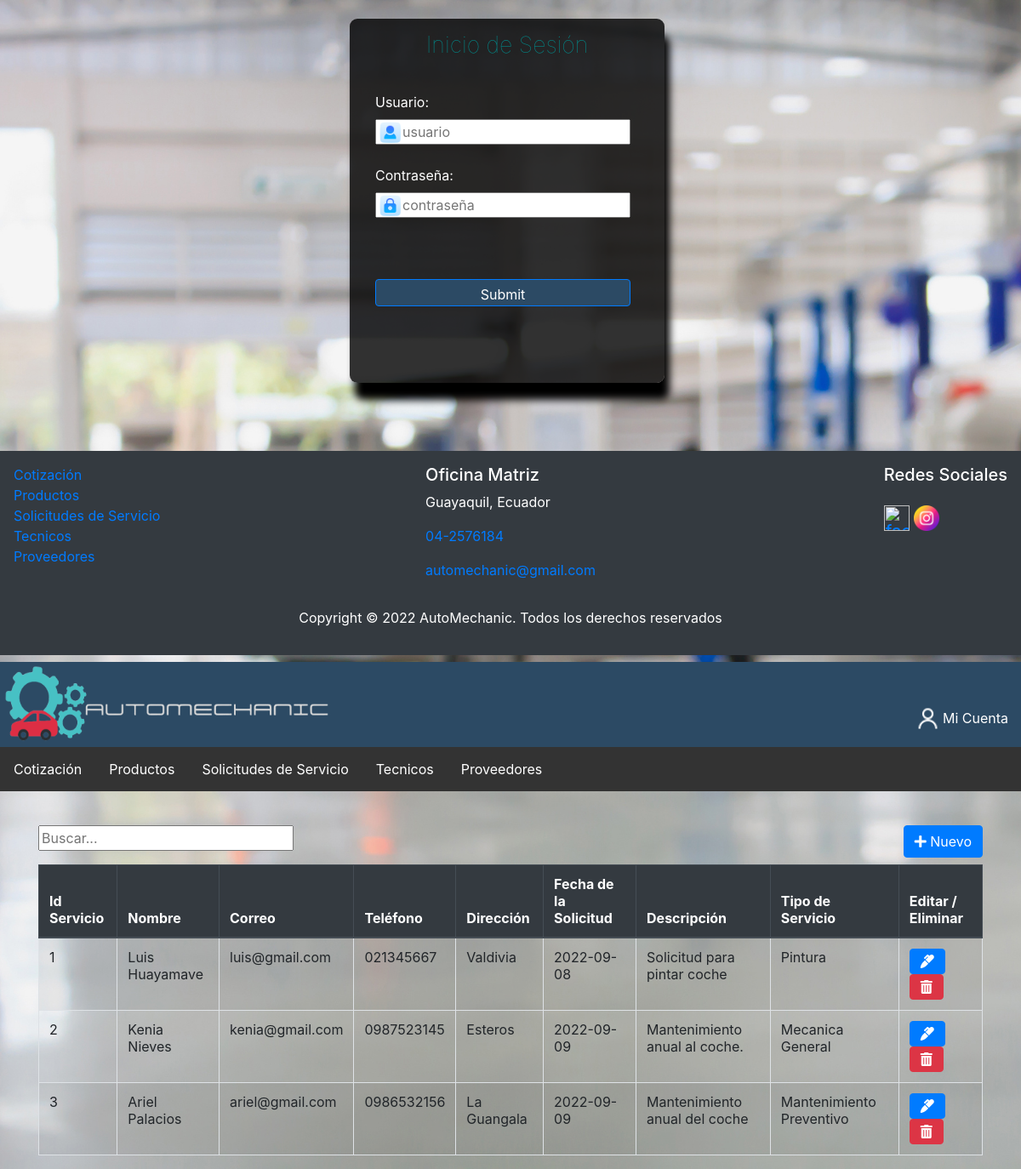
The page /index.php?c=SolicitudServicio&f=index on the database its author committed.
### tables this page shows
CREATE TABLE `solicitud_servicio` (
  `id_solicitud` int(11) NOT NULL,
  `nombre` varchar(20) NOT NULL,
  `correo` varchar(20) NOT NULL,
  `telefono` varchar(10) NOT NULL,
  `direccion` varchar(100) NOT NULL,
  `descripcion` varchar(100) NOT NULL,
  `fecha_solicitud` date NOT NULL,
  `id_tipo` int(11) NOT NULL
);

CREATE TABLE `tipo_servicio` (
  `id_tipo` int(11) NOT NULL,
  `tipo_servicio` varchar(30) NOT NULL
);

### controller/FrontController.php (called while the page is built, shortened)
<?php
class FrontController
{
    public function ruteo()
    {
        $funcion = (!empty($_REQUEST['f'])) ? htmlentities($_REQUEST['f']) : FUNCION_PRINCIPAL;
        $cont = new  $controlador();
        $cont->$funcion();
    }
}

### index.php (called while the page is built)
<?php
    require_once 'controller/FrontController.php';
    $front = new FrontController();
    $front->ruteo();

### config/conexion.php (called while the page is built)
<?php
class Conexion
{
    public static function getConexion()
    {
        $dsn = 'mysql:host=localhost;port=3306;dbname=' . DBNAME;
        $conexion = null;
        try {
            $conexion = new PDO($dsn, DBUSER, DBPASSWORD);
            $conexion->setAttribute(PDO::ATTR_ERRMODE, PDO::ERRMODE_EXCEPTION);
        } catch (Exception $e) {
            echo $e;
            die("error " . $e->getMessage());
        }
        return $conexion;
    }
}

### model/dao/SolicitudServicioDAO.php (called while the page is built, shortened)
<?php
require_once 'config/conexion.php';
class SolicitudServicioDAO
{
    private $con;
    public function __construct()
    {
        $this->con = Conexion::getConexion();
    }
    public function selectAllFiltro($parametro)
    {
        $sql = "SELECT * FROM solicitud_servicio s, tipo_servicio t WHERE s.id_tipo = t.id_tipo and
        (s.nombre like :b1 or t.tipo_servicio like :b2)
        ORDER BY s.id_solicitud";
        $stmt = $this->con->prepare($sql);
        $conlike = '%' . $parametro . '%';
        $data = array('b1' => $conlike, 'b2' => $conlike);
        $stmt->execute($data);
        $resultados = $stmt->fetchAll(PDO::FETCH_ASSOC);
        return $resultados;
    }
}

### view/solicitud_servicio/solicitud_servicio.list.php (the view, shortened to what this page needs)
<?php require_once HEADER; ?>
<div class="container">
    <div class="row">
        <div class="col-sm-6">
            <input type="text" name="busquedaAjax" id="busquedaAjax" placeholder="Buscar...">
        </div>
        <div class="col-sm-6 d-flex flex-column align-items-end">
            <a href="index.php?c=SolicitudServicio&f=view_new">
                <button type="button" class="btn btn-primary">
                    <i class="fas fa-plus"></i>
                    Nuevo</button>
            </a>
        </div>
    </div>
    <div class="table-responsive mt-2">
        <table class="table table-striped table-bordered">
            <thead class="thead-dark">
                <th>Id Servicio</th>
                <th>Nombre </th>
                <th>Correo </th>
                <th>Tel&eacute;fono </th>
                <th>Direcci&oacute;n </th>
                <th>Fecha de la Solicitud</th>
                <th>Descripci&oacute;n</th>
                <th>Tipo de Servicio</th>
                <th>Editar / Eliminar</th>
            </thead>
            <tbody class="tabladatos">
                <?php
                foreach ($resultados as $fila) {
                ?>
                    <tr>
                        <td><?php echo $fila['id_solicitud']; ?></td>
                        <td><?php echo $fila['nombre']; ?></td>
                        <td><?php echo $fila['correo']; ?></td>
                        <td><?php echo $fila['telefono']; ?></td>
                        <td><?php echo $fila['direccion']; ?></td>
                        <td><?php echo $fila['fecha_solicitud']; ?></td>
                        <td><?php echo $fila['descripcion']; ?></td>
                        <td><?php echo $fila['tipo_servicio']; ?></td>
                        <td>
                            <a class="btn btn-primary" href="index.php?c=SolicitudServicio&f=view_edit&id=<?php echo  $fila['id_solicitud']; ?>">
                                <i class="fas fa-marker"></i></a>
                            <a class="btn btn-danger" onclick="if(!confirm('¿Esta seguro de que desea eliminar esta solicitud?'))return false;" href="index.php?c=SolicitudServicio&f=delete&id=<?php echo  $fila['id_solicitud']; ?>">
                                <i class="fas fa-trash-alt"></i></a>
                        </td>
                    </tr>
                <?php  } ?>
            </tbody>
        </table>
    </div>
</div>

### controller/SolicitudServicioController.php (shortened to what this page needs)
<?php
require_once 'model/dao/SolicitudServicioDAO.php';
class SolicitudServicioController
{
    private $model;
    public function __construct()
    {
        $this->model = new SolicitudServicioDAO();
    }
    public function index()
    {
        if ($_SESSION['usuario']  == null || $_SESSION['usuario'] == '' && $_SESSION['contra'] == null || $_SESSION['contra'] == '') {
            require_once VLOGIN . 'ingresar.php';
        }
        $resultados = $this->model->selectAllFiltro("");
        require_once VSOLICITUDSERVICIO . 'list.php';
    }
}

### view/login/login.ingresar.php (shortened to what this page needs)
<?php $fondo = "assets/imagenes/automotriz3.jpeg";
$link ="index.php?c=Login&f=index";
$imagen = "assets/imagenes/usuarioInicio.png";
$opcion ="Mi Cuenta";
 ?>
<head>
</head>
<body style="background:url(<?php echo isset($fondo) ? $fondo : "";?>); background-size: cover;">
<div id="contenedorPrincipal">
        <div id="galeria">
            <div class="elemento">
				<div class="elemento2">
					<p class="texto">Inicio de Sesión</p>
				</div>
                <form action="index.php?c=login&f=validar" id="form" method="POST">
                    <div class="componente">
                        <label>Usuario:</label><br/>
						<img src="assets/imagenes/usuario.png" class="icono"/>
                        <input type="text" name="usuario" id="usuario" placeholder="usuario" />
                    </div>
                    <br/>
                    <div class="componente">
                        <label>Contraseña:</label><br/>
						<img src="assets/imagenes/contrasenia.png" class="icono"/>
                        <input type="text" name="contra" id="contra" placeholder="contraseña"/>
                    </div>
                    <br/>
                    <br/><br/>
                    <div id="boton">
                        <input type="submit" class="btn btn-primary"/><br/><br/>
                    </div>
                </form>
            </div>
        </div>
    </div>
<?php require_once FOOTER ?>

### view/templates/footer.php (shortened to what this page needs)
<head>
    <link href="assets/css/bootstrap.min.css" rel="stylesheet">
    <link href="assets/css/estilos.css" rel="stylesheet">
</head>
<footer class="p-3 mb-2 bg-dark text-white" style="margin-top:30px">
    <div class="row">
        <div class="col-sm-4 d-flex flex-column">
            <a href="index.php?c=cotizacion&f=index">Cotizaci&oacute;n</a>
            <a href="index.php?c=Productos&f=index">Productos</a>
            <a href="index.php?c=SolicitudServicio&f=index">Solicitudes de Servicio</a>
            <a href="index.php?c=SolicitudTecnico&f=index">Tecnicos</a>
            <a href="index.php?c=Proveedores&f=index">Proveedores</a>
        </div>
        <div class="col-sm-4 d-flex flex-column align-items-center">
            <address>
                <h5>Oficina Matriz</h5>
                <p>Guayaquil, Ecuador</p>
                <p><a href="tel:+593">04-2576184</a></p>
                <p><a href="#">automechanic@gmail.com</a></p>
            </address>
        </div>
        <div class="col-sm-4 d-flex flex-column align-items-end">
            <h5>Redes Sociales<br /><br />
                <a href="http://www.facebook.com/"><img src="assets/imagenes/facebook.png" style="width:30px; height:30px" alt="facebook" class="imagenRedes" /></a>
                <a href="http://www.instagram.com/"><img src="assets/imagenes/instagram.png" style="width:30px; height:30px" alt="instagram" class="imagenRedes" /></a>
            </h5>
        </div>
    </div>
    <div>
        <p class="text-center"> Copyright © <?php echo date('Y'); ?> AutoMechanic. Todos los derechos reservados</p>
    </div>
</footer>
</body>
</html>

### view/templates/header.php (shortened to what this page needs)
<!DOCTYPE html>
<html>
<head>
    <link href="assets/css/bootstrap.min.css" rel="stylesheet">
    <link href="assets/css/estilos.css" rel="stylesheet">
    <link rel="stylesheet" href="https://use.fontawesome.com/releases/v5.6.3/css/all.css">
</head>
<body style="background:url(<?php echo isset($fondo) ? $fondo : "";?>); background-size: cover;">
<div style="margin-bottom: 20px">
    <header>
            <a href=""><img src="assets/imagenes/logo3.png" alt="logo" /></a>
            <a href="<?php echo isset($link) ? $link : "";?>" style="float: right; color: white; margin-right:15px; margin-top:50px;">
            <img src="<?php echo isset($imagen) ? $imagen : "";?>" alt="ingresa" style="width: 35px; height:35px;"/><?php echo isset($opcion) ? $opcion : "";?></a>
    </header>
    <nav style="margin-bottom: 40px">
        <div id="navegador">
            <ul>
                <li><a href="index.php?c=cotizacion&f=index">Cotizaci&oacute;n</a></li>
                <li><a href="index.php?c=Productos&f=index">Productos</a></li>
                <li><a href="index.php?c=SolicitudServicio&f=index">Solicitudes de Servicio</a></li>
                <li><a href="index.php?c=SolicitudTecnico&f=index">Tecnicos</a></li>
                <li><a href="index.php?c=Proveedores&f=index">Proveedores</a></li>
            </ul>
        </div>
    </nav>
</div>

### assets/css/estilos.css (style rules this page uses)
body { margin: 0; background-color: #fff; }
header { background-color: #2C4A64; background-size: cover; height:100px; width: 100%; overflow: hidden; }
header img { width: 400px; height: 100px; text-align: left; }
#navegador ul { list-style-type: none; margin: 0; padding: 0; overflow: hidden; background-color: #333; }
#navegador li { float: left; position: relative; }
#navegador li a { display: block; color: white; text-align: center; padding: 14px 16px; text-decoration: none; }

### view/login/login.ingresar.php (style rules this page uses)
#galeria { display: grid; grid-template-rows: auto auto auto auto auto auto; grid-template-columns: 16% 16% 16% 16% 16% 16%; grid-gap: 10px 10px; }
.elemento:nth-child(1) { grid-row: 3/8; grid-column: 3/5; }
.elemento { background-color: rgba(0, 0, 0, .8); box-shadow: 6px 20px 10px black; padding: 10px; width: 370px; margin-left: 7px; margin-top: 2px; padding-left: 30px; padding-right: 30px; padding-bottom: 50px; border-radius: 9px; margin-bottom: 50px; }
.elemento2 { padding-bottom: 20px; }
p.texto { font-size: 20pt; font-weight: lighter; color: darkcyan; font-stretch: expanded; text-align: center; }
input[type=text] { width: 300px; height: 30px; border-radius:none; }
input[type=submit], input[type=reset] { background-color:#2C4A64; color: white; width: 300px; height: 25px; text-align: center; padding-top: 5px; padding-bottom: 25px; }
label { color: white; }
.icono { width: 25px; height: 25px; }
#form .componente { position: relative; }
#form .componente input { padding-left: 30px; outline: none; }
#form .componente img { position: absolute; margin-left: 5px; margin-top: 3px; }

### rows shown on the page
solicitud_servicio: id_solicitud "1", nombre "Luis Huayamave", correo "luis@gmail.com", telefono "021345667", direccion "Valdivia", fecha_solicitud "2022-09-08", descripcion "Solicitud para pintar coche", id_tipo.tipo_servicio "Pintura"
solicitud_servicio: id_solicitud "2", nombre "Kenia Nieves", correo "kenia@gmail.com", telefono "0987523145", direccion "Esteros", fecha_solicitud "2022-09-09", descripcion "Mantenimiento anual al coche.", id_tipo.tipo_servicio "Mecanica General"
solicitud_servicio: id_solicitud "3", nombre "Ariel Palacios", correo "ariel@gmail.com", telefono "0986532156", direccion "La Guangala", fecha_solicitud "2022-09-09", descripcion "Mantenimiento anual del coche", id_tipo.tipo_servicio "Mantenimiento Preventivo"

### other values the page prints
$opcion "Mi Cuenta"
